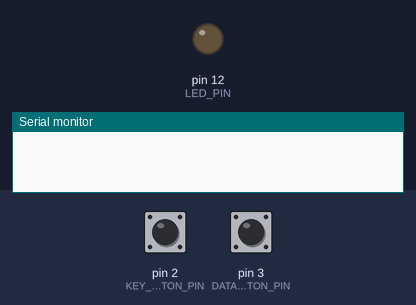
Bench run of a sketch on a simulated Arduino Uno, built with avr-gcc and run on an emulated ATmega328P. Shown: output pins drawn as LEDs (lit = HIGH), the last lines printed to the serial monitor. Dashed ring = blinking. The inputs (shaded band) are chosen by the test bench; at power-on: pin 3 (DATA_BUTTON_PIN) HIGH, pin 2 (KEY_BUTTON_PIN) HIGH. Random numbers use the default seed unless the sketch sets one.

Above: at 1.2 s.
1.3 s: pin 3 (DATA_BUTTON_PIN) pulled LOW for 1 s
At 1.55 s:
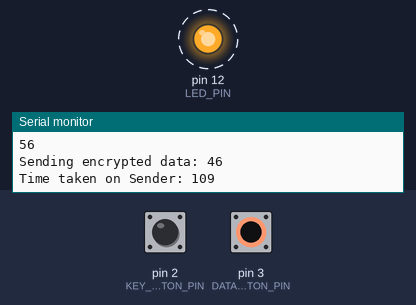
4.3 s: pin 2 (KEY_BUTTON_PIN) pulled LOW for 0.15 s
At 4.52 s:
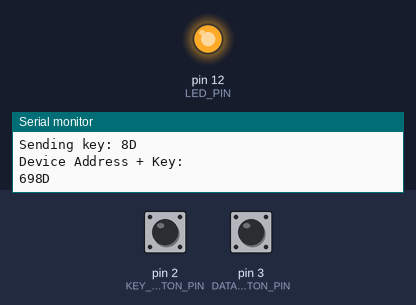
5.9 s: pin 3 (DATA_BUTTON_PIN) pulled LOW for 0.15 s
At 6.7 s:
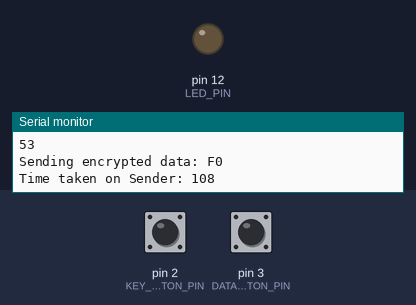
7.5 s: pin 2 (KEY_BUTTON_PIN) driven LOW and pin 3 (DATA_BUTTON_PIN) driven LOW
At 7.75 s:
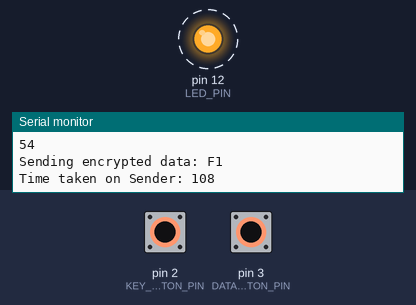
10.5 s: pin 3 (DATA_BUTTON_PIN) driven HIGH
12.2 s: pin 3 (DATA_BUTTON_PIN) driven LOW
At 12.45 s:
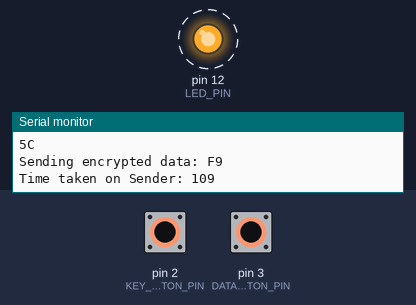
Timing chart, 0 to 16.2 s (numbered marks = the images above; inputs shaded):
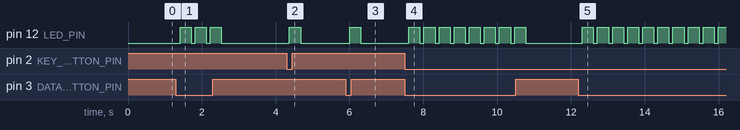

The sketch:

ir_nec_send_session_keys.ino
```cpp
#include <IRremote.h> // >v3.0.0

#define PIN_SEND 10
#define KEY_BUTTON_PIN 2
#define DATA_BUTTON_PIN 3
#define LED_PIN 12


IRsend irsend;
int encr_key = 0;
int counter = 0;
int device_addr = 0x69;
int data = 0x10;

void setup()
{
  Serial.begin(9600);
  pinMode(KEY_BUTTON_PIN, INPUT_PULLUP);
  pinMode(DATA_BUTTON_PIN, INPUT_PULLUP);
  pinMode(LED_PIN, OUTPUT);
  IrSender.begin(PIN_SEND); // Initializes IR sender
}

void send_key()
{
  //Serial.println("\n\n");
  randomSeed(analogRead(A0));
  encr_key = random(1,253);
  //encr_key = 0x27;
  Serial.print("Sending key: ");
  Serial.println(encr_key, HEX);
  int device_addr_key = (device_addr << 8)+encr_key;
  Serial.println("Device Address + Key: ");
  Serial.print(device_addr_key, HEX);
  Serial.println();
  Serial.println("\n\n");
  IrSender.sendNEC(device_addr_key, 0xFF,0);
  //IrSender.sendNEC(encr_key, 0xFF,0);
}


void send_data()
{
  //Serial.println("\n\n\n");
  Serial.println("Counter for this iteration: ");
  Serial.print(counter, HEX); //146
  Serial.println();
  int key_up = encr_key + counter; //256

  int data_enc = data ^ key_up;   //356
  Serial.print("Sending encrypted data: ");
  Serial.print(data_enc, HEX);
  Serial.println();
  Serial.println("\n\n");

  IrSender.sendNEC(counter, data_enc,0);
  if ((encr_key+counter) == 0xFF)
  {
    counter = 0x1;
  }
  else
  {
  counter += 0x1;
  }
}

void loop()
{
  byte key_button_state = digitalRead(KEY_BUTTON_PIN);
  if (encr_key == 0)
  {
  if (key_button_state == LOW)
  {
    Serial.println("Key button pressed");
    send_key();
    digitalWrite(LED_PIN, HIGH);
    delay(300);
    digitalWrite(LED_PIN, LOW);
  }
  counter = random(1,255-encr_key);
  //delay(500);
  }


  byte data_button_state = digitalRead(DATA_BUTTON_PIN);
  if (data_button_state == LOW)
  {
    Serial.println("Data button pressed and sending data");
    unsigned long Time1 = millis();
    send_data();
    unsigned long Time2 = millis();
    Serial.print("\nTime taken on Sender: ");
    Serial.println(Time2-Time1);

    digitalWrite(LED_PIN, HIGH);
    delay(300);
    digitalWrite(LED_PIN, LOW);
  }
  //delay(100);
}
 
```

Measured:
- after the input at 1.3 s, pin 12 (LED_PIN): alternates HIGH for 0.30 s and LOW for 0.11 s, 6 changes in all, then stays LOW, starting after 0.11 s
- after the input at 4.3 s, pin 12 (LED_PIN): LOW → HIGH after 0.07 s, → LOW 0.30 s later
- after the input at 5.9 s, pin 12 (LED_PIN): LOW → HIGH after 0.11 s, → LOW 0.30 s later
- after the input at 7.5 s, pin 12 (LED_PIN): alternates HIGH for 0.30 s and LOW for 0.11 s, starting after 0.11 s
- after the input at 12.2 s, pin 12 (LED_PIN): alternates HIGH for 0.30 s and LOW for 0.11 s, starting after 0.11 s
